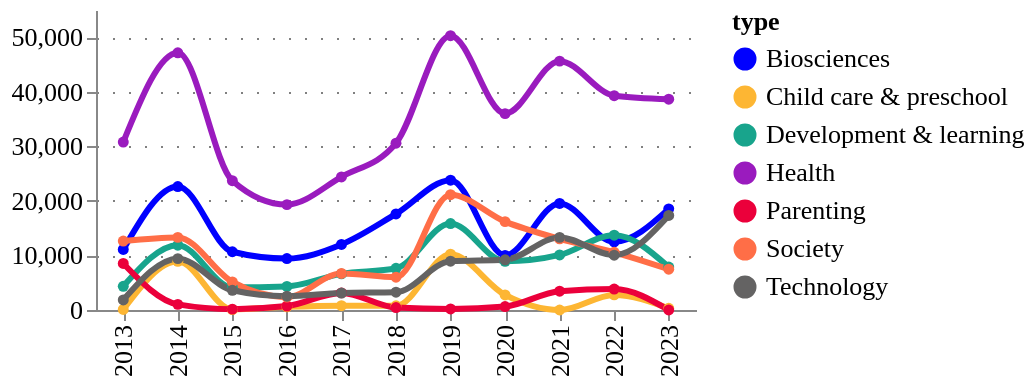

Here is the notebook cell this chart was saved with:
### Code cell
fig = pu.ts_smooth(
    ts_df,
    ts_df['type'].unique(),
    variable= "amount",
    variable_title = "",
    category_column = 'type',
    width = 300,
    height = 150,
    legend_orient='right',
)
pu.configure_plots(fig)

### Figure 1 — Vega-Lite specification as saved in the notebook (floating-point values rounded to 4 significant figures)
{"config": {"title": {"font": "Averta", "anchor": "start"}, "subtitle": {"font": "Averta"}, "axis": {"labelFont": "Averta", "titleFont": "Averta", "gridColor": "grey", "gridDash": [1, 7], "labelFontSize": 13, "titleFontSize": 13}, "header": {"labelFont": "Averta", "titleFont": "Averta"}, "legend": {"labelFont": "Averta", "titleFont": "Averta", "labelFontSize": 13, "titleFontSize": 13}, "range": {"category": ["#0000FF", "#FDB633", "#18A48C", "#9A1BBE", "#EB003B", "#FF6E47", "#646363", "#0F294A", "#97D9E3", "#A59BEE", "#F6A4B7", "#D2C9C0", "#FFFFFF", "#000000"], "ordinal": {"scheme": ["#0000FF", "#FDB633", "#18A48C", "#9A1BBE", "#EB003B", "#FF6E47", "#646363", "#0F294A", "#97D9E3", "#A59BEE", "#F6A4B7", "#D2C9C0", "#FFFFFF", "#000000"]}}, "view": {"strokeWidth": 0}}, "data": {"name": "data-6f4556efc805045ace7e08d4b7c8b474"}, "mark": {"type": "line", "interpolate": "monotone", "point": {"filled": true, "size": 30}, "size": 3, "strokeDash": [0]}, "encoding": {"color": {"field": "type", "legend": {"orient": "right"}, "scale": {}, "type": "nominal"}, "tooltip": [{"field": "year", "title": "Year", "type": "ordinal"}, {"field": "type", "type": "nominal"}, {"field": "amount", "format": ".3f", "title": "", "type": "quantitative"}], "x": {"field": "year", "title": "", "type": "ordinal"}, "y": {"field": "amount", "title": "", "type": "quantitative"}}, "height": 150, "title": {"anchor": "start", "text": "", "fontSize": 14, "subtitle": "", "subtitleFont": "Averta", "subtitleFontSize": 13}, "width": 300, "$schema": "https://vega.github.io/schema/vega-lite/v4.17.0.json", "datasets": {"data-6f4556efc805045ace7e08d4b7c8b474": [{"year": 2013, "type": "Biosciences", "counts": 15, "counts_prop": 0.014, "amount": 11090.0, "amount_prop": 0.02}, {"year": 2014, "type": "Biosciences", "counts": 22, "counts_prop": 0.02, "amount": 22640.0, "amount_prop": 0.042}, {"year": 2015, "type": "Biosciences", "counts": 18, "counts_prop": 0.017, "amount": 10680.0, "amount_prop": 0.02}, {"year": 2016, "type": "Biosciences", "counts": 20, "counts_prop": 0.018, "amount": 9433.0, "amount_prop": 0.017}, {"year": 2017, "type": "Biosciences", "counts": 32, "counts_prop": 0.029, "amount": 12020.0, "amount_prop": 0.022}, {"year": 2018, "type": "Biosciences", "counts": 24, "counts_prop": 0.022, "amount": 17610.0, "amount_prop": 0.032}, {"year": 2019, "type": "Biosciences", "counts": 39, "counts_prop": 0.036, "amount": 23790.0, "amount_prop": 0.044}, {"year": 2020, "type": "Biosciences", "counts": 19, "counts_prop": 0.018, "amount": 10020.0, "amount_prop": 0.018}, {"year": 2021, "type": "Biosciences", "counts": 28, "counts_prop": 0.026, "amount": 19540.0, "amount_prop": 0.036}, {"year": 2022, "type": "Biosciences", "counts": 20, "counts_prop": 0.018, "amount": 12510.0, "amount_prop": 0.023}, {"year": 2023, "type": "Biosciences", "counts": 19, "counts_prop": 0.018, "amount": 18540.0, "amount_prop": 0.034}, {"year": 2013, "type": "Child care & preschool", "counts": 1, "counts_prop": 0.001, "amount": 98.68, "amount_prop": 0.0}, {"year": 2014, "type": "Child care & preschool", "counts": 2, "counts_prop": 0.002, "amount": 8925.0, "amount_prop": 0.016}, {"year": 2015, "type": "Child care & preschool", "counts": 2, "counts_prop": 0.002, "amount": 88.37, "amount_prop": 0.0}, {"year": 2016, "type": "Child care & preschool", "counts": 1, "counts_prop": 0.001, "amount": 573.0, "amount_prop": 0.001}, {"year": 2017, "type": "Child care & preschool", "counts": 4, "counts_prop": 0.004, "amount": 796.3, "amount_prop": 0.001}, {"year": 2018, "type": "Child care & preschool", "counts": 7, "counts_prop": 0.006, "amount": 776.5, "amount_prop": 0.001}, {"year": 2019, "type": "Child care & preschool", "counts": 5, "counts_prop": 0.005, "amount": 10240.0, "amount_prop": 0.019}, {"year": 2020, "type": "Child care & preschool", "counts": 8, "counts_prop": 0.007, "amount": 2765.0, "amount_prop": 0.005}, {"year": 2021, "type": "Child care & preschool", "counts": 1, "counts_prop": 0.001, "amount": 0.0, "amount_prop": 0.0}, {"year": 2022, "type": "Child care & preschool", "counts": 6, "counts_prop": 0.006, "amount": 2771.0, "amount_prop": 0.005}, {"year": 2023, "type": "Child care & preschool", "counts": 3, "counts_prop": 0.003, "amount": 316.2, "amount_prop": 0.001}, {"year": 2013, "type": "Development & learning", "counts": 12, "counts_prop": 0.011, "amount": 4340.0, "amount_prop": 0.008}, {"year": 2014, "type": "Development & learning", "counts": 9, "counts_prop": 0.008, "amount": 11880.0, "amount_prop": 0.022}, {"year": 2015, "type": "Development & learning", "counts": 14, "counts_prop": 0.013, "amount": 4160.0, "amount_prop": 0.008}, {"year": 2016, "type": "Development & learning", "counts": 17, "counts_prop": 0.016, "amount": 4325.0, "amount_prop": 0.008}, {"year": 2017, "type": "Development & learning", "counts": 32, "counts_prop": 0.029, "amount": 6620.0, "amount_prop": 0.012}, {"year": 2018, "type": "Development & learning", "counts": 39, "counts_prop": 0.036, "amount": 7648.0, "amount_prop": 0.014}, {"year": 2019, "type": "Development & learning", "counts": 26, "counts_prop": 0.024, "amount": 15850.0, "amount_prop": 0.029}, {"year": 2020, "type": "Development & learning", "counts": 26, "counts_prop": 0.024, "amount": 8918.0, "amount_prop": 0.016}, {"year": 2021, "type": "Development & learning", "counts": 27, "counts_prop": 0.025, "amount": 10090.0, "amount_prop": 0.019}, {"year": 2022, "type": "Development & learning", "counts": 26, "counts_prop": 0.024, "amount": 13720.0, "amount_prop": 0.025}, {"year": 2023, "type": "Development & learning", "counts": 18, "counts_prop": 0.017, "amount": 7873.0, "amount_prop": 0.014}, {"year": 2013, "type": "Health", "counts": 33, "counts_prop": 0.03, "amount": 30790.0, "amount_prop": 0.057}, {"year": 2014, "type": "Health", "counts": 39, "counts_prop": 0.036, "amount": 47150.0, "amount_prop": 0.087}, {"year": 2015, "type": "Health", "counts": 50, "counts_prop": 0.046, "amount": 23710.0, "amount_prop": 0.044}, {"year": 2016, "type": "Health", "counts": 44, "counts_prop": 0.041, "amount": 19320.0, "amount_prop": 0.035}, {"year": 2017, "type": "Health", "counts": 73, "counts_prop": 0.067, "amount": 24400.0, "amount_prop": 0.045}, {"year": 2018, "type": "Health", "counts": 74, "counts_prop": 0.068, "amount": 30580.0, "amount_prop": 0.056}, {"year": 2019, "type": "Health", "counts": 78, "counts_prop": 0.072, "amount": 50290.0, "amount_prop": 0.092}, {"year": 2020, "type": "Health", "counts": 93, "counts_prop": 0.086, "amount": 36010.0, "amount_prop": 0.066}, {"year": 2021, "type": "Health", "counts": 74, "counts_prop": 0.068, "amount": 45620.0, "amount_prop": 0.084}, {"year": 2022, "type": "Health", "counts": 69, "counts_prop": 0.064, "amount": 39290.0, "amount_prop": 0.072}, {"year": 2023, "type": "Health", "counts": 48, "counts_prop": 0.044, "amount": 38650.0, "amount_prop": 0.071}, {"year": 2013, "type": "Parenting", "counts": 2, "counts_prop": 0.002, "amount": 8528.0, "amount_prop": 0.016}, {"year": 2014, "type": "Parenting", "counts": 2, "counts_prop": 0.002, "amount": 1031.0, "amount_prop": 0.002}, {"year": 2015, "type": "Parenting", "counts": 1, "counts_prop": 0.001, "amount": 159.1, "amount_prop": 0.0}, {"year": 2016, "type": "Parenting", "counts": 2, "counts_prop": 0.002, "amount": 718.6, "amount_prop": 0.001}, {"year": 2017, "type": "Parenting", "counts": 3, "counts_prop": 0.003, "amount": 3140.0, "amount_prop": 0.006}, {"year": 2018, "type": "Parenting", "counts": 6, "counts_prop": 0.006, "amount": 441.4, "amount_prop": 0.001}, {"year": 2019, "type": "Parenting", "counts": 4, "counts_prop": 0.004, "amount": 198.9, "amount_prop": 0.0}, {"year": 2020, "type": "Parenting", "counts": 6, "counts_prop": 0.006, "amount": 635.4, "amount_prop": 0.001}, {"year": 2021, "type": "Parenting", "counts": 2, "counts_prop": 0.002, "amount": 3454.0, "amount_prop": 0.006}, {"year": 2022, "type": "Parenting", "counts": 6, "counts_prop": 0.006, "amount": 3833.0, "amount_prop": 0.007}, {"year": 2023, "type": "Parenting", "counts": 2, "counts_prop": 0.002, "amount": 0.0, "amount_prop": 0.0}, {"year": 2013, "type": "Society", "counts": 11, "counts_prop": 0.01, "amount": 12630.0, "amount_prop": 0.023}, {"year": 2014, "type": "Society", "counts": 13, "counts_prop": 0.012, "amount": 13310.0, "amount_prop": 0.024}, {"year": 2015, "type": "Society", "counts": 14, "counts_prop": 0.013, "amount": 5151.0, "amount_prop": 0.009}, {"year": 2016, "type": "Society", "counts": 10, "counts_prop": 0.009, "amount": 2378.0, "amount_prop": 0.004}, {"year": 2017, "type": "Society", "counts": 28, "counts_prop": 0.026, "amount": 6701.0, "amount_prop": 0.012}, {"year": 2018, "type": "Society", "counts": 24, "counts_prop": 0.022, "amount": 6007.0, "amount_prop": 0.011}, {"year": 2019, "type": "Society", "counts": 26, "counts_prop": 0.024, "amount": 21140.0, "amount_prop": 0.039}, {"year": 2020, "type": "Society", "counts": 41, "counts_prop": 0.038, "amount": 16200.0, "amount_prop": 0.03}, {"year": 2021, "type": "Society", "counts": 22, "counts_prop": 0.02, "amount": 13050.0, "amount_prop": 0.024}, {"year": 2022, "type": "Society", "counts": 26, "counts_prop": 0.024, "amount": 10580.0, "amount_prop": 0.019}, {"year": 2023, "type": "Society", "counts": 18, "counts_prop": 0.017, "amount": 7482.0, "amount_prop": 0.014}, {"year": 2013, "type": "Technology", "counts": 3, "counts_prop": 0.003, "amount": 1839.0, "amount_prop": 0.003}, {"year": 2014, "type": "Technology", "counts": 8, "counts_prop": 0.007, "amount": 9418.0, "amount_prop": 0.017}, {"year": 2015, "type": "Technology", "counts": 8, "counts_prop": 0.007, "amount": 3615.0, "amount_prop": 0.007}, {"year": 2016, "type": "Technology", "counts": 10, "counts_prop": 0.009, "amount": 2528.0, "amount_prop": 0.005}, {"year": 2017, "type": "Technology", "counts": 17, "counts_prop": 0.016, "amount": 3116.0, "amount_prop": 0.006}, {"year": 2018, "type": "Technology", "counts": 17, "counts_prop": 0.016, "amount": 3256.0, "amount_prop": 0.006}, {"year": 2019, "type": "Technology", "counts": 20, "counts_prop": 0.018, "amount": 8942.0, "amount_prop": 0.016}, {"year": 2020, "type": "Technology", "counts": 30, "counts_prop": 0.028, "amount": 9204.0, "amount_prop": 0.017}, {"year": 2021, "type": "Technology", "counts": 19, "counts_prop": 0.018, "amount": 13310.0, "amount_prop": 0.024}, {"year": 2022, "type": "Technology", "counts": 21, "counts_prop": 0.019, "amount": 10050.0, "amount_prop": 0.018}, {"year": 2023, "type": "Technology", "counts": 15, "counts_prop": 0.014, "amount": 17330.0, "amount_prop": 0.032}]}}
